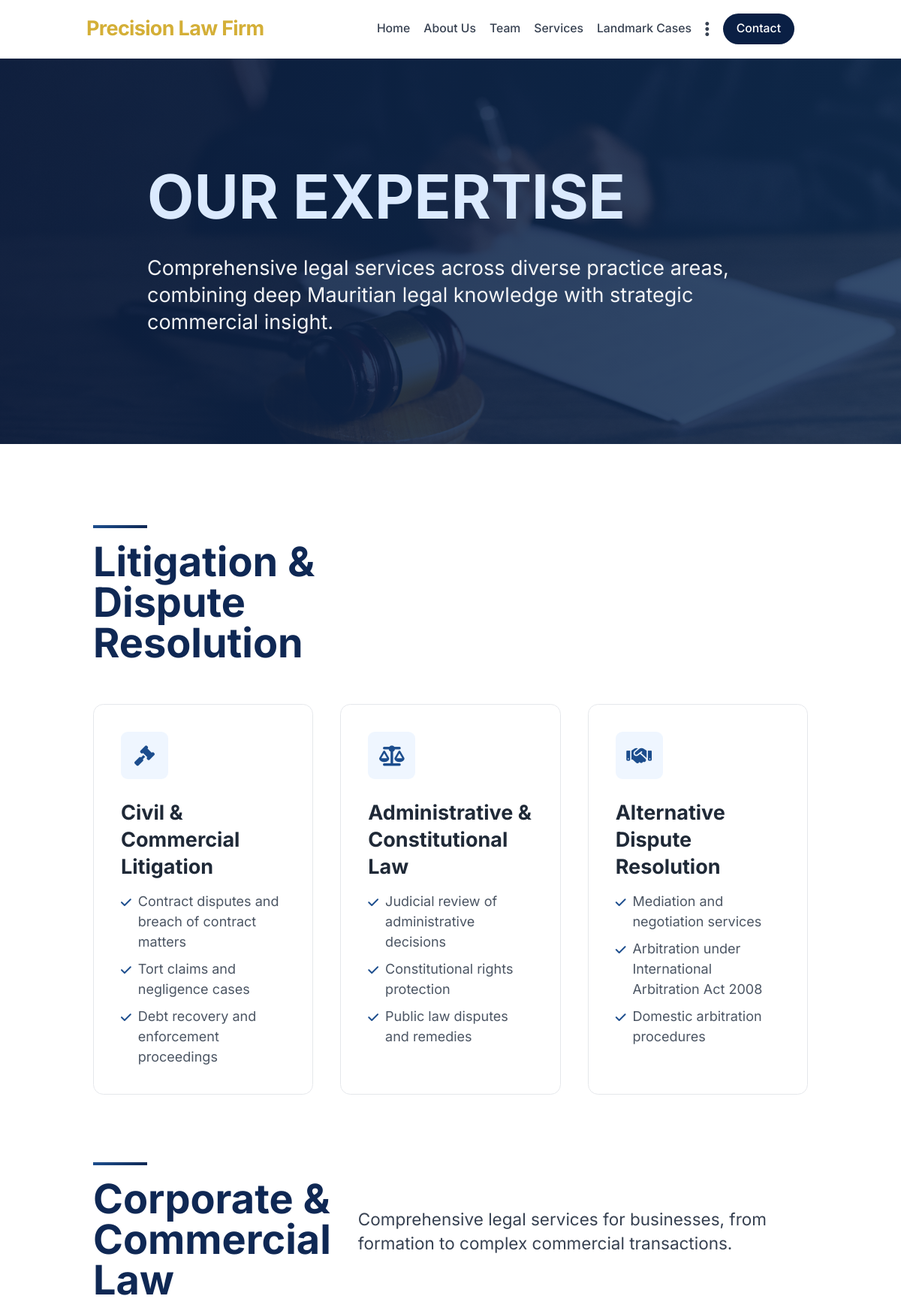
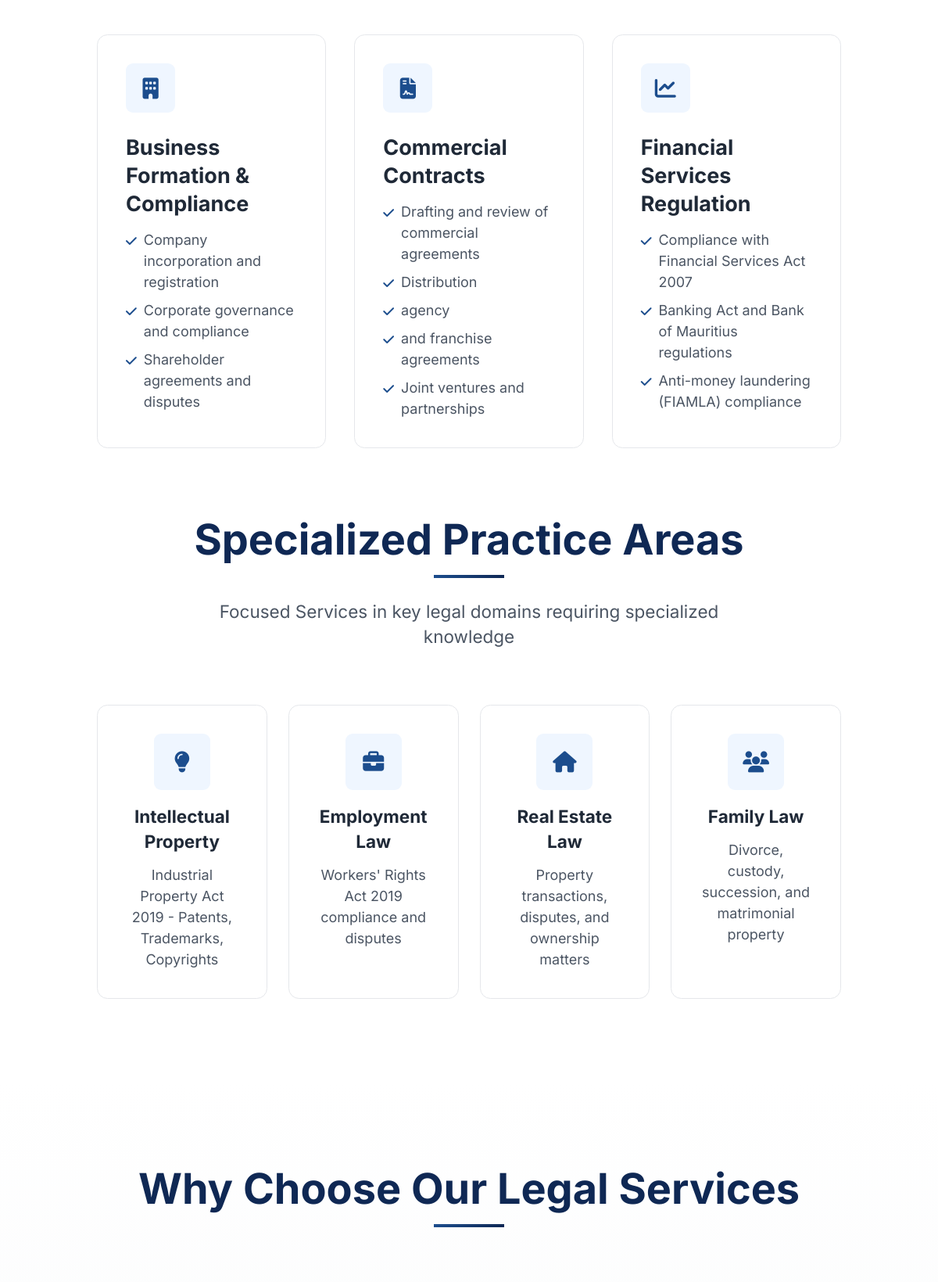
The page /pages/expertise.php (upper part) on the database its author committed (2 pictures, top to bottom).
### tables this page shows
CREATE TABLE `expertise_hero` (
  `id` int(11) NOT NULL,
  `title` varchar(255) NOT NULL,
  `subtitle` text DEFAULT NULL,
  `background_image` varchar(500) DEFAULT NULL,
  `created_at` timestamp NULL DEFAULT current_timestamp(),
  `updated_at` timestamp NULL DEFAULT current_timestamp() ON UPDATE current_timestamp()
);

CREATE TABLE `expertise_categories` (
  `id` int(11) NOT NULL,
  `title` varchar(255) NOT NULL,
  `description` text DEFAULT NULL,
  `icon` varchar(50) DEFAULT NULL,
  `sort_order` int(11) DEFAULT 0,
  `is_active` tinyint(1) DEFAULT 1,
  `created_at` timestamp NULL DEFAULT current_timestamp()
);

CREATE TABLE `practice_areas_expertise` (
  `id` int(11) NOT NULL,
  `category_id` int(11) DEFAULT NULL,
  `title` varchar(255) NOT NULL,
  `icon` varchar(50) DEFAULT NULL,
  `description` text DEFAULT NULL,
  `features` text DEFAULT NULL,
  `sort_order` int(11) DEFAULT 0,
  `is_active` tinyint(1) DEFAULT 1,
  `created_at` timestamp NULL DEFAULT current_timestamp()
);

CREATE TABLE `specialized_areas` (
  `id` int(11) NOT NULL,
  `title` varchar(255) NOT NULL,
  `description` text DEFAULT NULL,
  `icon` varchar(50) DEFAULT NULL,
  `sort_order` int(11) DEFAULT 0,
  `is_active` tinyint(1) DEFAULT 1,
  `created_at` timestamp NULL DEFAULT current_timestamp()
);

### pages/expertise.php (the view, shortened to what this page needs)
<?php
require '../config.php';
$stmt = $pdo->query("SELECT * FROM expertise_hero ORDER BY id DESC LIMIT 1");
$hero = $stmt->fetch();
$stmt = $pdo->query("SELECT * FROM expertise_categories WHERE is_active = 1 ORDER BY sort_order ASC");
$categories = $stmt->fetchAll();
$practiceAreasByCategory = [];
foreach ($categories as $category) {
    $stmt = $pdo->prepare("SELECT * FROM practice_areas_expertise WHERE category_id = ? AND is_active = 1 ORDER BY sort_order ASC");
    $stmt->execute([$category['id']]);
    $practiceAreasByCategory[$category['id']] = $stmt->fetchAll();
}
$stmt = $pdo->query("SELECT * FROM specialized_areas WHERE is_active = 1 ORDER BY sort_order ASC");
$specializedAreas = $stmt->fetchAll();
$stmt = $pdo->query("SELECT * FROM why_choose_features WHERE is_active = 1 ORDER BY sort_order ASC");
$whyChooseFeatures = $stmt->fetchAll();
?>
<!DOCTYPE html>
<html lang="en">
<head>
    <script src="https://cdn.tailwindcss.com"></script>
    <link rel="stylesheet" href="https://cdnjs.cloudflare.com/ajax/libs/font-awesome/6.4.0/css/all.min.css">
    <link rel="stylesheet" href="https://unpkg.com/aos@next/dist/aos.css" />
    <link rel="stylesheet" href="css/style.css">
</head>
<body class="bg-white">
    <?php include "../includes/navbar.php"; ?>
    <div class="relative overflow-hidden py-24 md:py-32 min-h-[450px] md:min-h-[500px] flex items-center">
        <div class="absolute inset-0 z-0">
            <div class="absolute inset-0">
                <img src="<?= htmlspecialchars($hero['background_image'] ?? '../components/img/bg-try.png') ?>"
                    alt="Precision Law Firm Services"
                    class="w-full h-full object-cover object-center">
                <div class="absolute inset-0 bg-gradient-to-r from-[#0F2854]/70 to-[#1C4D8D]/50"></div>
            </div>
        </div>
        <div class="container mx-auto px-6 md:px-12 lg:px-24 z-10 relative">
            <div class="max-w-4xl">
                <h1 class="text-5xl md:text-6xl lg:text-7xl font-bold text-blue-100 mb-8" data-aos="fade-up-slow" data-aos-duration="1400">
                    <?= htmlspecialchars($hero['title'] ?? 'OUR Services') ?>
                </h1>
                <div class="text-white text-xl md:text-2xl leading-relaxed space-y-4" data-aos="fade-up-slow" data-aos-duration="1400" data-aos-delay="200">
                    <p class="opacity-95">
                        <?= htmlspecialchars($hero['subtitle'] ?? 'Comprehensive legal services across diverse practice areas, combining deep Mauritian legal knowledge with strategic commercial insight.') ?>
                    </p>
                </div>
            </div>
        </div>
    </div>
    <div class="py-16 md:py-20 lg:py-24 bg-white">
        <div class="container mx-auto px-4 sm:px-6 lg:px-8">
            <?php foreach ($categories as $categoryIndex => $category): ?>
                <div class="max-w-6xl mx-auto <?= $categoryIndex < count($categories) - 1 ? 'mb-16 md:mb-20' : '' ?>" data-aos="fade-up-slow" data-aos-duration="1400">
                    <div class="flex flex-col md:flex-row items-start md:items-center gap-6 md:gap-8 mb-10 md:mb-12">
                        <div class="md:w-1/3">
                            <div class="w-12 md:w-16 h-1 bg-gradient-to-r from-[#1C4D8D] to-[#0F2854] mb-3 md:mb-4"></div>
                            <h2 class="text-3xl md:text-4xl lg:text-5xl font-bold text-[#0F2854]"><?= htmlspecialchars($category['title']) ?></h2>
                        </div>
                        <div class="md:w-2/3">
                            <p class="text-gray-700 text-base sm:text-lg md:text-xl leading-relaxed ">
                                <?= htmlspecialchars($category['description']) ?>
                            </p>
                        </div>
                    </div>
                    <div class="grid sm:grid-cols-2 lg:grid-cols-3 gap-6 md:gap-8">
                        <?php if (!empty($practiceAreasByCategory[$category['id']])): ?>
                            <?php foreach ($practiceAreasByCategory[$category['id']] as $index => $area): ?>
                                <div class="Services-card bg-white border border-gray-200 rounded-xl p-6 sm:p-8 hover-lift"
                                    data-aos="fade-up-slow" data-aos-duration="1400" data-aos-delay="<?= $index * 100 ?>">
                                    <div class="w-12 h-12 sm:w-14 sm:h-14 bg-blue-50 rounded-lg flex items-center justify-center mb-4 sm:mb-6 Services-icon">
                                        <i class="fas <?= htmlspecialchars($area['icon']) ?> text-xl sm:text-2xl text-[#1C4D8D]"></i>
                                    </div>
                                    <h3 class="text-xl sm:text-2xl font-bold text-gray-800 mb-3"><?= htmlspecialchars($area['title']) ?></h3>
                                    <ul class="space-y-2 text-gray-600">
                                        <?php
                                        $features = explode(',', $area['features']);
                                        foreach ($features as $feature):
                                        ?>
                                            <li class="flex items-start">
                                                <i class="fas fa-check text-[#1C4D8D] text-xs sm:text-sm mt-1 mr-2 flex-shrink-0"></i>
                                                <span class="text-sm sm:text-base "><?= htmlspecialchars(trim($feature)) ?></span>
                                            </li>
                                        <?php endforeach; ?>
                                    </ul>
                                </div>
                            <?php endforeach; ?>
                        <?php endif; ?>
                    </div>
                </div>
            <?php endforeach; ?>
            <?php if (!empty($specializedAreas)): ?>
                <div class="max-w-6xl mx-auto mt-16 md:mt-20" data-aos="fade-up-slow" data-aos-duration="1400">
                    <div class="text-center mb-12 md:mb-16">
                        <h2 class="text-3xl md:text-4xl lg:text-5xl font-bold text-[#0F2854] mb-3 md:mb-4">Specialized Practice Areas</h2>
                        <div class="w-16 md:w-20 h-1 bg-gradient-to-r from-[#1C4D8D] to-[#0F2854] mx-auto mb-4 md:mb-6"></div>
                        <p class="text-gray-600 text-base sm:text-lg md:text-xl max-w-2xl mx-auto px-4 ">
                            Focused Services in key legal domains requiring specialized knowledge
                        </p>
                    </div>
                    <div class="grid sm:grid-cols-2 lg:grid-cols-4 gap-5 md:gap-6">
                        <?php foreach ($specializedAreas as $index => $area): ?>
                            <div class="bg-white border border-gray-200 rounded-xl p-6 md:p-8 text-center hover-lift"
                                data-aos="fade-up-slow" data-aos-duration="1400" data-aos-delay="<?= $index * 100 ?>">
                                <div class="w-14 h-14 md:w-16 md:h-16 bg-blue-50 rounded-lg flex items-center justify-center mx-auto mb-3 md:mb-4">
                                    <i class="fas <?= htmlspecialchars($area['icon']) ?> text-xl md:text-2xl text-[#1C4D8D]"></i>
                                </div>
                                <h4 class="font-bold text-gray-800 text-lg md:text-xl mb-2 md:mb-3"><?= htmlspecialchars($area['title']) ?></h4>
                                <p class="text-gray-600 text-sm md:text-base "><?= htmlspecialchars($area['description']) ?></p>
                            </div>
                        <?php endforeach; ?>
                    </div>
                </div>
            <?php endif; ?>
        </div>
    </div>
    <?php if (!empty($whyChooseFeatures)): ?>
        <div class="bg-gradient-to-b from-white to-gray-50 py-16 md:py-20 lg:py-24">
            <div class="container mx-auto px-4 sm:px-6 lg:px-8">
                <div class="max-w-6xl mx-auto">
                    <div class="text-center mb-12 md:mb-16" data-aos="fade-up-slow" data-aos-duration="1400">
                        <h2 class="text-3xl md:text-4xl lg:text-5xl font-bold text-[#0F2854] mb-3 md:mb-4">Why Choose Our Legal Services</h2>
                        <div class="w-16 md:w-20 h-1 bg-gradient-to-r from-[#1C4D8D] to-[#0F2854] mx-auto mb-4 md:mb-6"></div>
                    </div>
                </div>
            </div>
        </div>
    <?php endif; ?>
</body>
</html>

### css/style.css (style rules this page uses)
body { font-family: 'Inter', sans-serif; }
.hover-lift { transition: transform 0.3s ease, box-shadow 0.3s ease; }
.Services-icon { transition: transform 0.3s ease; }
[data-aos="fade-up-slow"] { transform: translateY(40px); opacity: 0; transition-property: transform, opacity; }
[data-aos="fade-up-slow"].aos-animate { transform: translateY(0); opacity: 1; }
html { font-size: 16px; }
@media (min-width: 768px) { html { font-size: 18px; } }

### rows shown on the page
expertise_hero: background_image (picture), title "OUR EXPERTISE", subtitle "Comprehensive legal services across diverse practice areas, combining deep Mauritian legal knowledge with strategic commercial insight."
expertise_categories: title "Litigation & Dispute Resolution"
practice_areas_expertise: title "Civil & Commercial Litigation", features "Contract disputes and breach of contract matters", features "Tort claims and negligence cases", features "Debt recovery and enforcement proceedings"
practice_areas_expertise: title "Administrative & Constitutional Law", features "Judicial review of administrative decisions", features "Constitutional rights protection", features "Public law disputes and remedies"
practice_areas_expertise: title "Alternative Dispute Resolution", features "Mediation and negotiation services", features "Arbitration under International Arbitration Act 2008", features "Domestic arbitration procedures"
expertise_categories: title "Corporate & Commercial Law", description "Comprehensive legal services for businesses, from formation to complex commercial transactions."
practice_areas_expertise: title "Business Formation & Compliance", features "Company incorporation and registration", features "Corporate governance and compliance", features "Shareholder agreements and disputes"
practice_areas_expertise: title "Commercial Contracts", features "Drafting and review of commercial agreements", features "Distribution", features "agency", features "and franchise agreements", features "Joint ventures and partnerships"
practice_areas_expertise: title "Financial Services Regulation", features "Compliance with Financial Services Act 2007", features "Banking Act and Bank of Mauritius regulations", features "Anti-money laundering (FIAMLA) compliance"
specialized_areas: title "Intellectual Property", description "Industrial Property Act 2019 - Patents, Trademarks, Copyrights"
specialized_areas: title "Employment Law", description "Workers' Rights Act 2019 compliance and disputes"
specialized_areas: title "Real Estate Law", description "Property transactions, disputes, and ownership matters"
specialized_areas: title "Family Law", description "Divorce, custody, succession, and matrimonial property"
